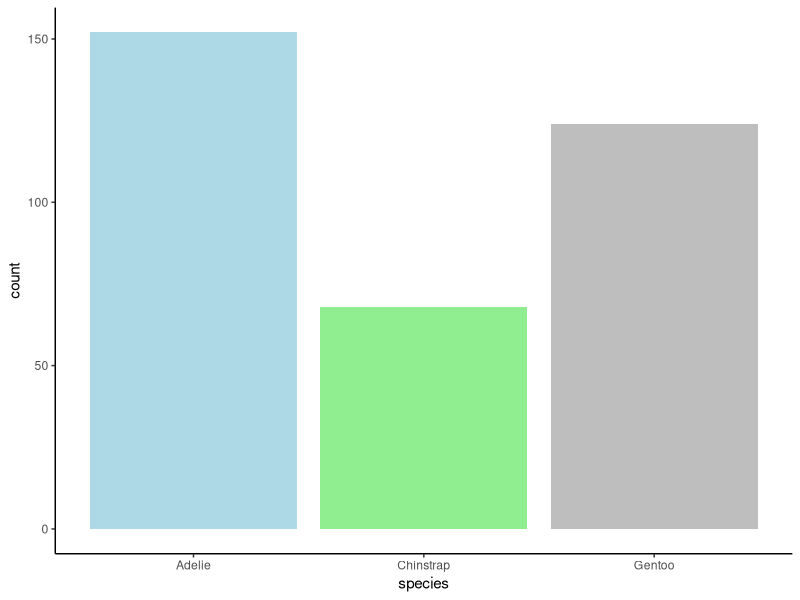
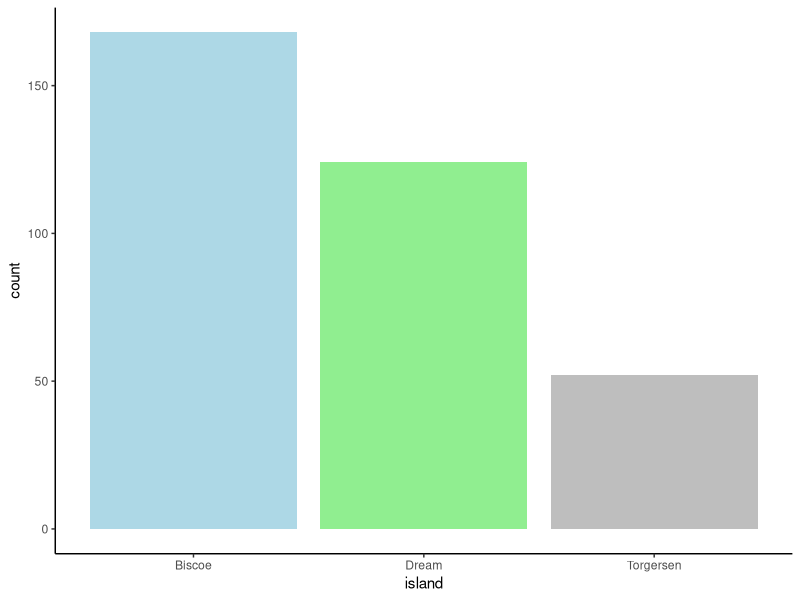
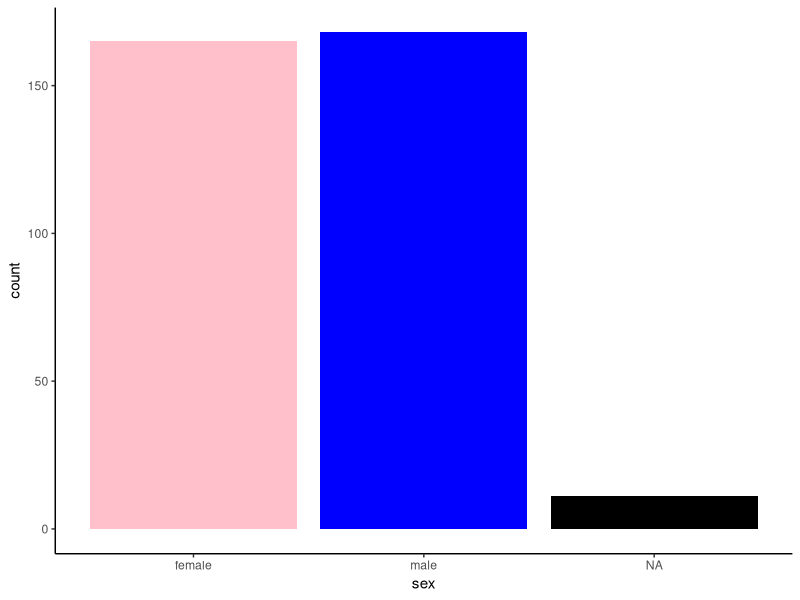
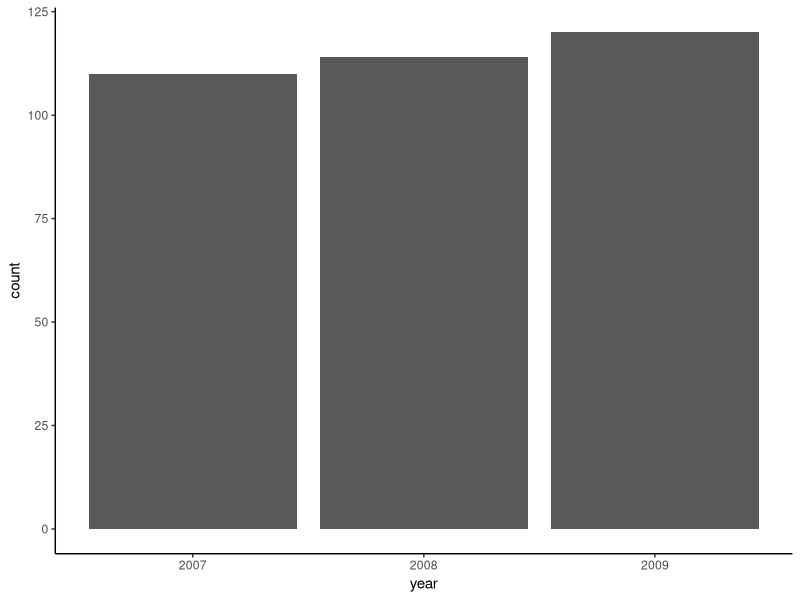
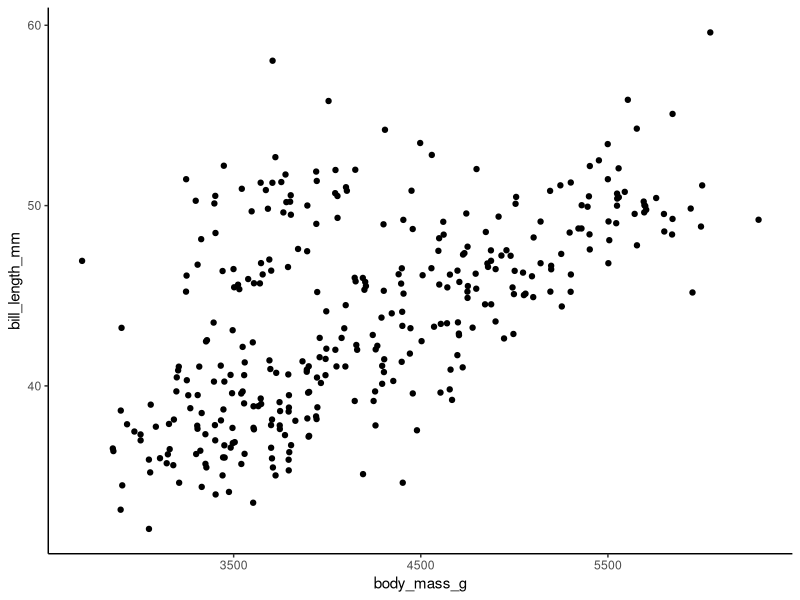
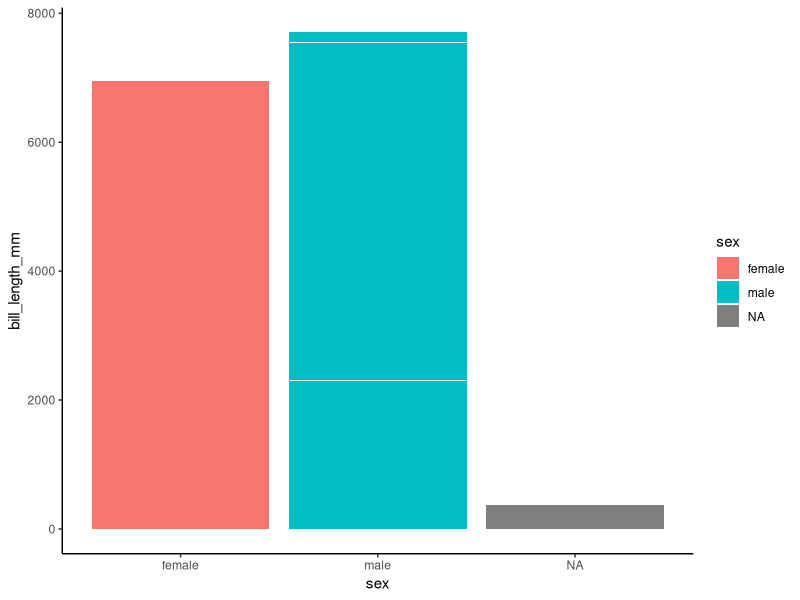

Write the R code that produced these figures, in order.
## ---- chunk 1
knitr::opts_chunk$set(echo = TRUE)
knitr::knit("")
library(palmerpenguins)
library(dplyr)
library(ggplot2)
library(kableExtra)
dat <- palmerpenguins::penguins
## ---- chunk 2

ggplot(data = dat, aes(x = species))+
  geom_bar(fill = c("light blue", "light green", "gray"))+
  theme_classic()

ggplot(data = dat, aes(x = island))+
  geom_bar(fill = c("light blue", "light green", "gray"))+
  theme_classic()

ggplot(data = dat, aes(x = sex))+
  geom_bar(fill = c("pink", "blue", "black"))+
  theme_classic()

ggplot(data = dat, aes(x = year))+
  geom_bar()+
  theme_classic()

ggplot(data = dat, aes(x = body_mass_g, y = bill_length_mm))+
  geom_jitter()+
  theme_classic()


ggplot(data = dat, aes(x = sex, y = bill_length_mm))+
  geom_col(aes(fill = sex))+
  theme_classic()

## ---- chunk 3

kable(psych::describe(dat[,3:6]))
